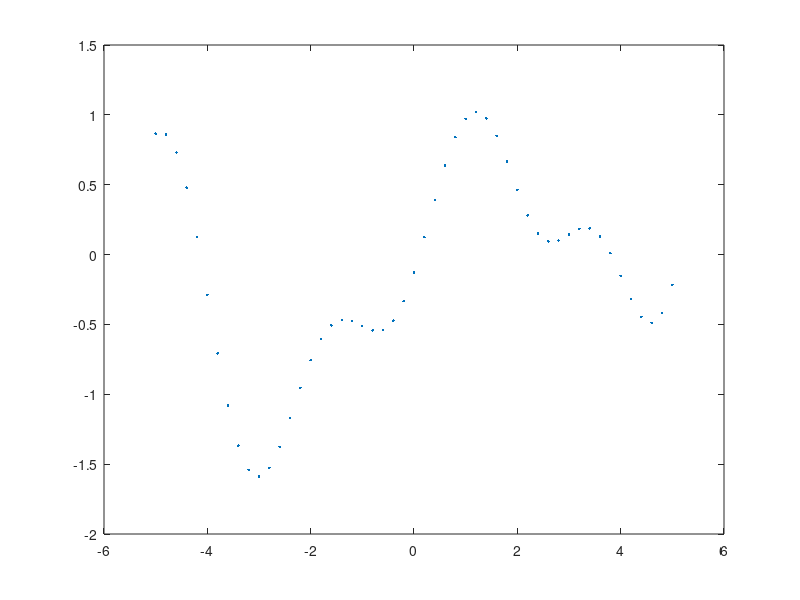

Reproduce this figure in MATLAB.
function gptest

xs = (-5:0.2:5)'; ns = size(xs,1); 
phi(1)=1;phi(2)=1;phi(3)=0;phi(4)=1e9;
fs = m(xs) + chol(rbf(xs,xs,phi))'*randn(ns,1);
plot(xs,fs,'.'),colormap('jet');

function hyp=gptrain(x,y)

function mu=m(x) 
  mu=0;%.25*x.^2;

function kappa=rbf(p, q, phi)
  if nargin<3, theta1=1.0;theta2=1.0;theta3=0.0;beta=1.0; end
  tmp = repmat(p',size(q))-repmat(q, size(p'));
  invbeta = phi(4)^-1;
  kappa = phi(1).*exp(-0.5*phi(2)*tmp.^2)+phi(3)+invbeta*eye(size(p,1));

  function K = covfnGE(x,y,par)
% COVFNGE Gamma Exponential Covariance Function
%K = covfnGE(x,y,par)
K = par(1).value.*exp(-par(2).value*(sqdist(x,y)).^(0.5*par(3).value));
if length(par)==4
    K = K + par(4).value*eye(size(K,1));
end

function l=logdet(A)
% LOGDET Log determinant of a positive definite matrix computed in a
%numerically more stable manner
[u s v]=svd(A); 
l=sum(log(diag(s)+1.0e-20));

function D = sqdist(x,y)
% SQDIST Square distance between vectors in x and y
% D = sqdist(x,y)
[d m]=size(x); n=size(y,2);
xx=repmat(sum(x.^2,1),n,1); 
yy=repmat(sum(y.^2,1),m,1); 
xy=x'*y; 
D = xx'+yy-2*xy;